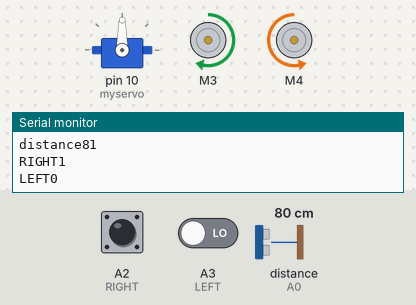
Bench run of a sketch on a simulated Arduino Uno, built with avr-gcc and run on an emulated ATmega328P. Shown: servo, 2 × DC motor (green arrow = forward, orange = backward, longer = faster), the last lines printed to the serial monitor. The inputs (shaded band) are chosen by the test bench; at power-on: distance to the obstacle (sensor on A0) 80 cm, A2 (RIGHT) HIGH, A3 (LEFT) LOW. The echo pulse lasts 58.3 µs per cm.

Above: at 6.6 s.
6.7 s: distance to the obstacle (sensor on A0) set to 17 cm
8.2 s: distance to the obstacle (sensor on A0) set to 13 cm
At 9.5 s:
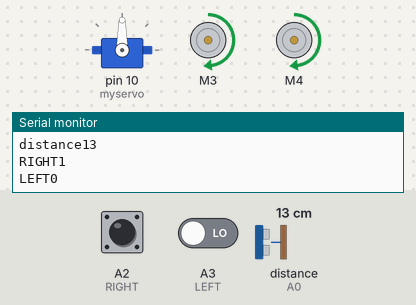
9.8 s: distance to the obstacle (sensor on A0) set to 18 cm
At 10.3 s:
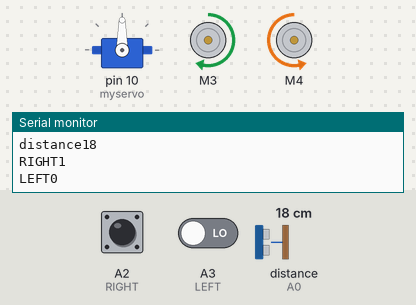
11.3 s: A2 (RIGHT) pulled LOW for 0.25 s
At 11.5 s:
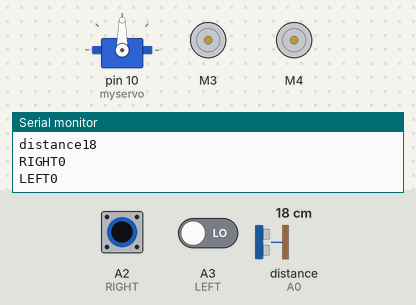
13.0 s: A2 (RIGHT) pulled LOW for 3.2 s
At 16.6 s:
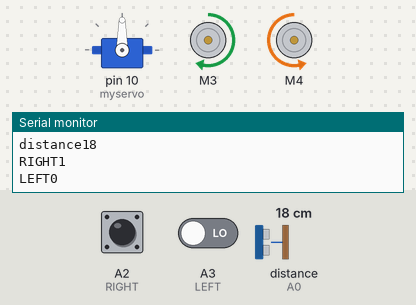
17.7 s: A2 (RIGHT) driven LOW and A3 (LEFT) driven HIGH
At 18.5 s:
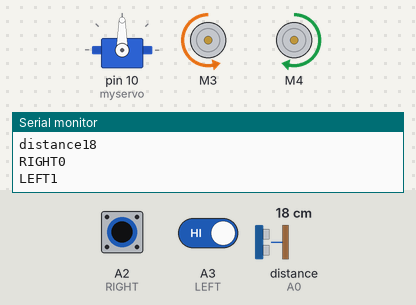
Timing chart, 0 to 20.3 s (numbered marks = the images above; inputs shaded):
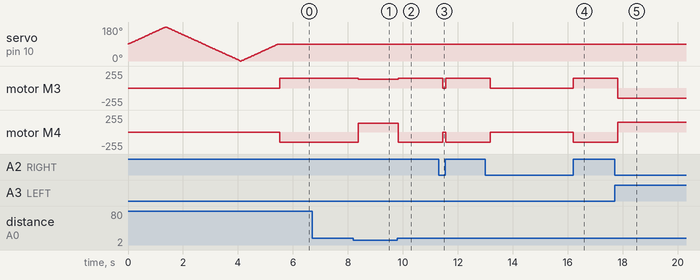

The sketch:

Arduino_Follow_Me_Robot.ino
```cpp
//include the library code:
#include<NewPing.h>
#include<Servo.h>
#include<AFMotor.h>

#define RIGHT A2              // Right IR sensor connected to analog pin A2 of Arduino Uno:
#define LEFT A3               // Left IR sensor connected to analog pin A3 of Arduino Uno:
#define TRIGGER_PIN A1        // Trigger pin connected to analog pin A1 of Arduino Uno:
#define ECHO_PIN A0           // Echo pin connected to analog pin A0 of Arduino Uno:
#define MAX_DISTANCE 200      // Maximum ping distance:

unsigned int distance = 0;    //Variable to store ultrasonic sensor distance:
unsigned int Right_Value = 0; //Variable to store Right IR sensor value:
unsigned int Left_Value = 0;  //Variable to store Left IR sensor value:


NewPing sonar(TRIGGER_PIN, ECHO_PIN, MAX_DISTANCE);  //NewPing setup of pins and maximum distance:

//create motor objects
//AF_DCMotor Motor1(1,MOTOR12_1KHZ);
//AF_DCMotor Motor2(2,MOTOR12_1KHZ);

AF_DCMotor Motor3(3,MOTOR34_1KHZ);//For Right
AF_DCMotor Motor4(4,MOTOR34_1KHZ);//For Left

Servo myservo; //create servo object to control the servo:
int pos=0;     //variable to store the servo position:

void setup() { // the setup function runs only once when power on the board or reset the board:

   Serial.begin(9600); //initailize serial communication at 9600 bits per second:
   myservo.attach(10); // servo attached to pin 10 of Arduino UNO


  myservo.write(90);

  for(pos = 90; pos <= 180; pos += 1){    // goes from 90 degrees to 180 degrees:
    myservo.write(pos);                   //tell servo to move according to the value of 'pos' variable:
    delay(15);                            //wait 15ms for the servo to reach the position:
  }

  for(pos = 180; pos >= 0; pos-= 1) {     // goes from 180 degrees to 0 degrees:
    myservo.write(pos);                   //tell servo to move according to the value of 'pos' variable:
    delay(15);                            //wait 15ms for the servo to reach the position:
  }

  for(pos = 0; pos<=90; pos += 1) {       //goes from 180 degrees to 0 degrees:
    myservo.write(pos);                   //tell servo to move according to the value of 'pos' variable:
    delay(15);                            //wait 15ms for the servo to reach the position:
  }

  myservo.write(90);

  pinMode(RIGHT, INPUT); //set analog pin RIGHT as an input:
  pinMode(LEFT, INPUT);  //set analog pin RIGHT as an input:
}

// the lope function runs forever
void loop() {

delay(50);                                        //wait 50ms between pings:
distance = sonar.ping_cm();                       //send ping, get distance in cm and store it in 'distance' variable:
Serial.print("distance");
Serial.println(distance);                         // print the distance in serial monitor:


  Right_Value = digitalRead(RIGHT);             // read the value from Right IR sensor:
  Left_Value = digitalRead(LEFT);               // read the value from Left IR sensor:

Serial.print("RIGHT");
Serial.println(Right_Value);                      // print the right IR sensor value in serial monitor:
Serial.print("LEFT");
Serial.println(Left_Value);                       //print the left IR sensor value in serial monitor:

if((distance > 1) && (distance < 15)){            //check wheather the ultrasonic sensor's value stays between 1 to 15.
                                                  //If the condition is 'true' then the statement below will execute:
  //Move Forward:
  //Motor1.setSpeed(130);  //define motor1 speed:
  //Motor1.run(FORWARD);   //rotate motor1 clockwise:
  //Motor2.setSpeed(130);  //define motor2 speed:
  //Motor2.run(FORWARD);   //rotate motor2 clockwise:

  Motor3.setSpeed(130);  //define motor3 speed:
  Motor3.run(FORWARD);   //rotate motor3 clockwise:
  Motor4.setSpeed(130);  //define motor4 speed:
  Motor4.run(FORWARD);   //rotate motor4 clockwise:

}else if((Right_Value==0) && (Left_Value==1)) {   //If the condition is 'true' then the statement below will execute:

  //Turn Left
  //Motor1.setSpeed(150);  //define motor1 speed:
  //Motor1.run(FORWARD);   //rotate motor1 cloclwise:
  //Motor2.setSpeed(150);  //define motor2 speed:
  //Motor2.run(FORWARD);   //rotate motor2 clockwise:

  Motor3.setSpeed(150);  //define motor3 speed:
  Motor3.run(BACKWARD);  //rotate motor3 anticlockwise:
  Motor4.setSpeed(150);  //define motor4 speed:
  Motor4.run(FORWARD);  //rotate motor4 anticlockwise:
  delay(150);

}else if((Right_Value==1)&&(Left_Value==0)) {     //If the condition is 'true' then the statement below will execute:

  //Turn Right
  //Motor1.setSpeed(150);  //define motor1 speed:
  //Motor1.run(BACKWARD);  //rotate motor1 anticlockwise:
  //Motor2.setSpeed(150);  //define motor2 speed:
  //Motor2.run(BACKWARD);  //rotate motor2 anticlockwise:

  Motor3.setSpeed(150);  //define motor3 speed:
  Motor3.run(FORWARD);   //rotate motor3 clockwise:
  Motor4.setSpeed(150);  //define motor4 speed:
  Motor4.run(BACKWARD);   //rotate motor4 clockwise:
  delay(150);

}else if(distance > 15) {                          //If the condition is 'true' then the statement below will execute:

  //Stop
  //Motor1.setSpeed(0);    //define motor1 speed:
  //Motor1.run(RELEASE);   //stop motor1:
  //Motor2.setSpeed(0);    //define motor2 speed:
  //Motor2.run(RELEASE);   //stop motor2:

  Motor3.setSpeed(0);    //define motor3 speed:
  Motor3.run(RELEASE);   //stop motor3:
  Motor4.setSpeed(0);    //define motor4 speed:
  Motor4.run(RELEASE);   //stop motor4:
}
}
```

Measured:
- the behaviour switches between 15 and 14 cm on distance to the obstacle (sensor on A0) (found by bisection; images 0 and 1)
- after the input at 8.2 s, motor M3: forward 150/255 → forward 130/255 after 0.18 s; motor M4: backward 150/255 → forward 130/255 after 0.18 s
- after the input at 9.8 s, motor M3: forward 130/255 → forward 150/255 at once; motor M4: forward 130/255 → backward 150/255 at once
- after the input at 11.3 s, motor M3: forward 150/255 → stopped after 0.15 s, → forward 150/255 0.10 s later; motor M4: backward 150/255 → stopped after 0.15 s, → backward 150/255 0.10 s later
- after the input at 13.0 s, motor M3: forward 150/255 → stopped after 0.18 s, → forward 150/255 3.0 s later; motor M4: backward 150/255 → stopped after 0.18 s, → backward 150/255 3.0 s later
- after the input at 17.7 s, motor M3: forward 150/255 → backward 150/255 after 0.12 s; motor M4: backward 150/255 → forward 150/255 after 0.12 s
